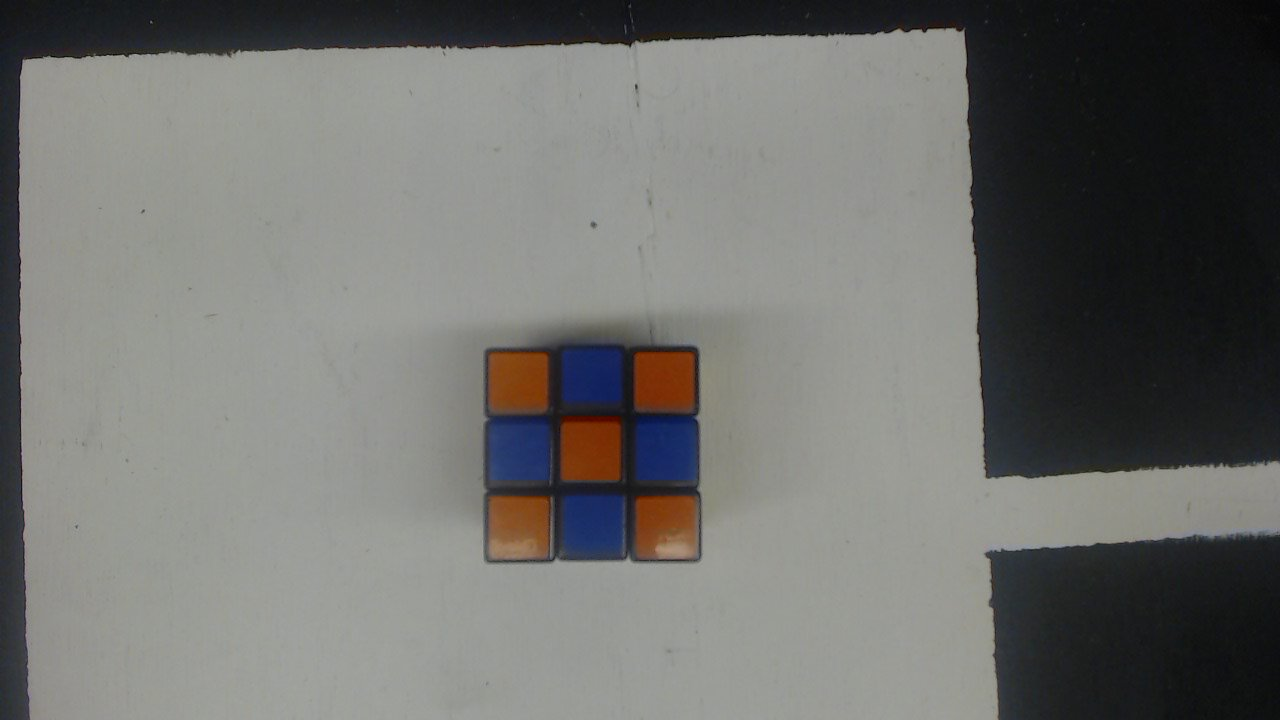
#> input picture ros/ieee2015_vision/src/visual_servoing/2015-04-02-232748.jpg, 1280 x 720 px
$ python -i getMidPoints.py   (imports and definitions only)   (Python 2 division)   (older library calls are emulated)
#> lines starting #> are read from the running program, lines starting #| are printed output that depends on the picture; after the words box and inside, x2 and y2 are one past the last pixel; in counts of white or black regions, pixels touching at a corner belong together
#> further down, picture is the input picture: shape (720, 1280, 3); mean B, G, R 109.6, 112.6, 112.2
### ros/ieee2015_vision/src/object_detection/getMidAndQuarterPoints.py
import math


def getMidAndQuarterPoints(points, ma, MA):
    minAxisMid = []
    majAxisMid = []
    quarterMin1 = []
    quarterMin2 = []
    quarterMaj1 = []
    quarterMaj2 = []
    for i in range(0, 4):
        for j in range(0, 4):
            tempnum = math.hypot(points[i][0] - points[j][0], points[i][1] - points[j][1])
            print 'this is tempnum'
            print tempnum
            if tempnum < ma + 10 and tempnum > ma - 10:
                #calculate midpoint between that stuff
                midpoint = ((points[i][0] + points[j][0])/2, (points[i][1] + points[j][1])/2)
                print'this is midpoint'
                print midpoint[0]
                minAxisMid.append(midpoint)
                temppoint1 = ((midpoint[0] + points[i][0])/2, (midpoint[1] + points[i][1])/2)
                quarterMin1.append(temppoint1)
                temppoint2 = ((midpoint[0] + points[j][0])/2, (midpoint[1] + points[j][1])/2)
                quarterMin2.append(temppoint2)

            elif tempnum < MA + 10 and tempnum > MA - 10:
                midpoint = ((points[i][0] + points[j][0])/2, (points[i][1] + points[j][1])/2)
                majAxisMid.append(midpoint)
                temppoint1 = ((midpoint[0] + points[i][0])/2, (midpoint[1] + points[i][1])/2)
                quarterMaj1.append(temppoint1)
                tempopint2 = ((midpoint[0] + points[j][0])/2, (midpoint[1] + points[j][1])/2)
                quarterMaj2.append(temppoint2)

    list(minAxisMid)
    list(majAxisMid)

    minAxisMid.sort()
    majAxisMid.sort()

    list(quarterMin1)
    list(quarterMin2)
    list(quarterMaj1)
    list(quarterMaj2)

    quarterMin1.sort()
    quarterMin2.sort()
    quarterMaj1.sort()
    quarterMaj2.sort()

    # [14 lines of commented-out code are left out]

    return minAxisMid, majAxisMid, quarterMin1, quarterMin2, quarterMaj1, quarterMaj2

### ros/ieee2015_vision/src/object_detection/getMidPoints.py
import cv
import cv2
import numpy as np
import math
import getMidAndQuarterPoints


#read in the image, resize is just so that I can see on screen

def getAxisPoints(img):
	#gray color needed for threshold
	gray = cv2.cvtColor(img,cv2.COLOR_BGR2GRAY)

	thresh = cv2.adaptiveThreshold(gray,255,cv2.ADAPTIVE_THRESH_MEAN_C,\
	                cv2.THRESH_BINARY,37,8)
#> thresh: shape (720, 1280); 93.4% white; 149 black regions (134 under 20 px), largest, box (x1, y1, x2, y2) and area: (2, 13, 1280, 720) 37013, (483, 343, 703, 564) 15370, (984, 534, 1280, 720) 7002

	#anytime we show an image copy it then show it
	#fakeThresh = thresh.copy()
	#cv2.imshow('using adaptiveThreshold', fakeThresh)
	#cv2.waitKey(0)

	#flip black and white pixels
	thresh = (255-thresh)

	#kernel for eroding
	kernel = np.ones((5,5), np.uint8)
	#kernel for dilating
	kernel2 = np.ones((8, 5), np.uint8)
	thresh = cv2.dilate(thresh, kernel2)
#> thresh: shape (720, 1280); 10.4% white; 94 white regions, largest, box (x1, y1, x2, y2) and area: (0, 0, 1280, 720) 52656, (481, 340, 705, 568) 25332, (982, 531, 1280, 720) 10131
	thresh = cv2.erode(thresh, kernel)
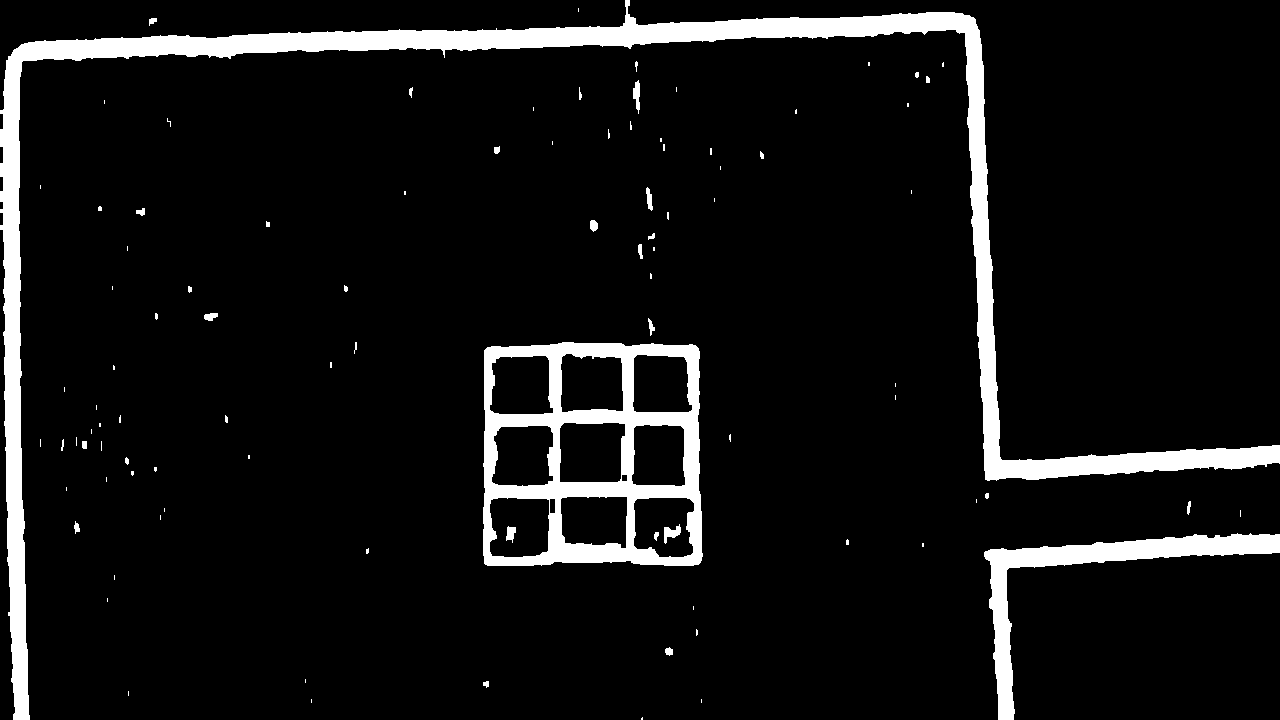
#> thresh: shape (720, 1280); 7.7% white; 96 white regions (61 under 20 px)

	fakedilated = thresh.copy()
	#cv2.imshow('after dilating and eroding', fakedilated)
	#cv2.waitKey(0)

	contours,hierarchy = cv2.findContours(thresh,2,1)
#> contours = 107 contours, 76 with area under 20; largest, box (x1, y1, x2, y2) and area: (483, 342, 703, 566) 47097, (0, 0, 1280, 720) 39783, (984, 533, 1280, 720) 7638, (559, 422, 626, 483) 3708, (560, 353, 624, 413) 3344

	#finding contour for the toy
	wholeToy = []
	for bae2 in contours:
	    area = cv2.contourArea(bae2)
	    print area
	    if area > 20000:
	    	print area
	    	#cv2.drawContours(img, [bae2], 0, (0, 255, 0), 10)
	    	wholeToy.append(bae2)
#> this loop made 107 passes
#> area on passes 5, 7, 15, 16, 17, 18, 19, 23, 33, 48, 49, 50: 20.5, 40.5, 7637.5, 20.5, 87.5, 137, 32, 24.5, 27.5, 47097, 88, 3153
#| 1.5
#| 0.0
#| 0.0
#| 0.0
#| 20.5
#| 0.0
#| 40.5
#| 5.0
#> (further printed lines are left out)
#> after the loop, wholeToy = 2 contours; box (x1, y1, x2, y2) and area: (483, 342, 703, 566) 47097, (0, 0, 1280, 720) 39783

	#test img
	#tempimg = img.copy()
	#cv2.imshow('contours', tempimg)
	#cv2.waitKey(0)

	#first element should be only one and be the toy contour
	toyCnt = wholeToy[0]
#> toyCnt = contour of 858 points, box (x1, y1, x2, y2) (483, 342, 703, 566), area 47097

	#gives us the angle of rotation and minor and jmajor axis lengths
	(x,y), (MA, ma), angle = cv2.minAreaRect(toyCnt)
#> x = 592.5; y = 453.5; MA = 223; ma = 219; angle = -90
	boxpoints = cv2.minAreaRect(toyCnt)
#> boxpoints = ((592.5, 453.5), (223, 219), -90)
	points = cv2.cv.BoxPoints(boxpoints)         # Find four vertices of rectangle from above rect
#> points = ((702, 565), (483, 565), (483, 342), (702, 342))
	points = np.int0(np.around(points))
#> points = [[702, 565], [483, 565], [483, 342], [702, 342]]

	cv2.drawContours(img, [points], 0, (0, 0, 255), 1)
	cv2.imshow('detected box', img)
	cv2.waitKey(0)
	#PLOTS THE 4 CORNER POINTS OF THE RECTANGLE
	#Testing
	cv2.circle(img,(points[0][0], points[0][1]),2,(0,0,255),10)
#> img: shape (720, 1280, 3); mean B, G, R 109.5, 112.5, 112.4
	cv2.circle(img,(points[1][0], points[1][1]),2,(0,0,255),10)
#> img: shape (720, 1280, 3); mean B, G, R 109.5, 112.4, 112.4
	cv2.circle(img,(points[2][0], points[2][1]),2,(0,0,255),10)
#> img: shape (720, 1280, 3); mean B, G, R 109.4, 112.4, 112.4
	cv2.circle(img,(points[3][0], points[3][1]),2,(0,0,255),10)
#> img: shape (720, 1280, 3); mean B, G, R 109.4, 112.4, 112.4

	x = int(x)
#> x = 592
	y = int(y)
#> y = 453

	ma = int(ma)
	MA = int(MA)

	#angle = angle * -1
	cv2.circle(img,(x, y),2,(0,0,255),30)

	cv2.imshow('venterpoint', img)
	cv2.waitKey(0)

	#gives us the dimensions so that we can form rotation matrix
	rows,cols,pages = img.shape
#> rows = 720; cols = 1280; pages = 3

	#positive angle goes counterclockwise
	M = cv2.getRotationMatrix2D((cols/2,rows/2), angle,1)
#> M = [[6.12e-17, -1, 1000], [1, 6.12e-17, -280]]
	dst = cv2.warpAffine(img, M, (cols,rows))
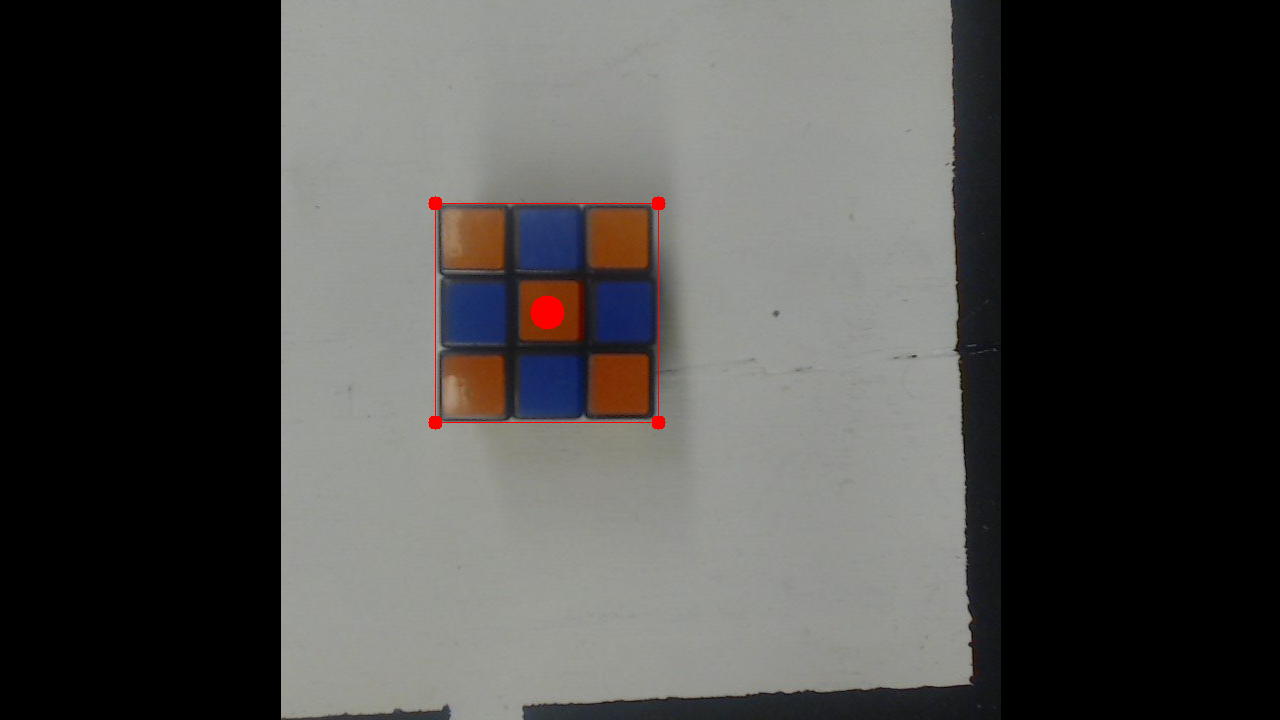
#> dst: shape (720, 1280, 3); mean B, G, R 72.6, 74.6, 75.5

	cv2.imshow('rotated image', img)
	cv2.waitKey(0)

	# [30 lines of commented-out code are left out]


	minAxisMid, majAxisMid, quarterMin1, quarterMin2, quarterMaj1, quarterMaj2 = getMidAndQuarterPoints.getMidAndQuarterPoints(points, ma, MA)
#> after the loop in getMidAndQuarterPoints, `for i in range(0, 4):`: majAxisMid = []; minAxisMid = [(592, 565), (702, 453), (592, 565), (483, 453), (483, 453), (592, 342), (702, 453), (592, 342)]; quarterMaj1 = []; quarterMin1 = [(647, 565), (702, 509), (537, 565), (483, 509), (483, 397), (537, 342), (702, 397), (647, 342)]; quarterMin2 = [(537, 565), (702, 397), (647, 565), (483, 397), (483, 509), (647, 342), (702, 509), (537, 342)]
#> minAxisMid = [(483, 453), (483, 453), (592, 342), (592, 342), (592, 565), (592, 565), (702, 453), (702, 453)]; majAxisMid = []; quarterMin1 = [(483, 397), (483, 509), (537, 342), (537, 565), (647, 342), (647, 565), (702, 397), (702, 509)]; quarterMin2 has the same summary as quarterMin1; quarterMaj1 = []; quarterMaj2 = []


	###Testing to display detected center points
	for a in minAxisMid:
		cv2.circle(img,a, 2,(255,255,255),10)
#> this loop made 8 passes
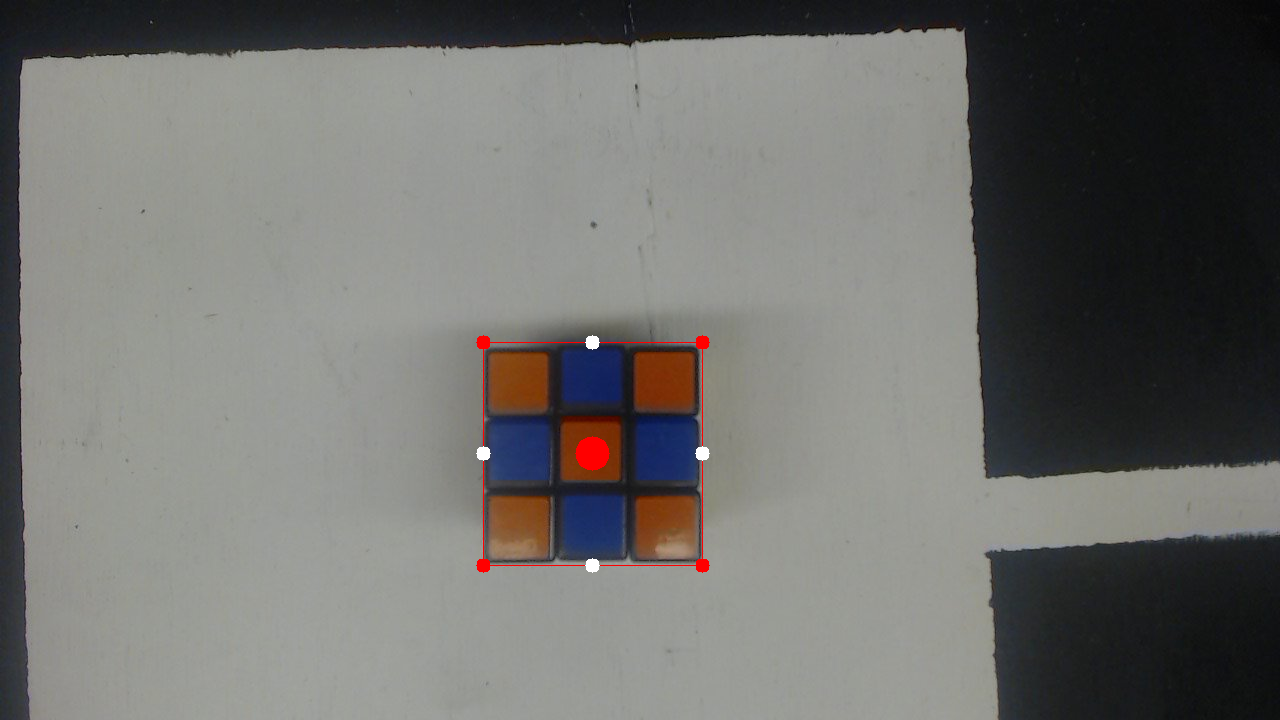
#> img: shape (720, 1280, 3); mean B, G, R 109.5, 112.5, 112.6
	for b in majAxisMid:
		cv2.circle(img,b, 2,(255,255,255),10)
#> this loop made 0 passes
	for c in quarterMin1:
		cv2.circle(img,c, 2,(255,255,255),10)
#> this loop made 8 passes
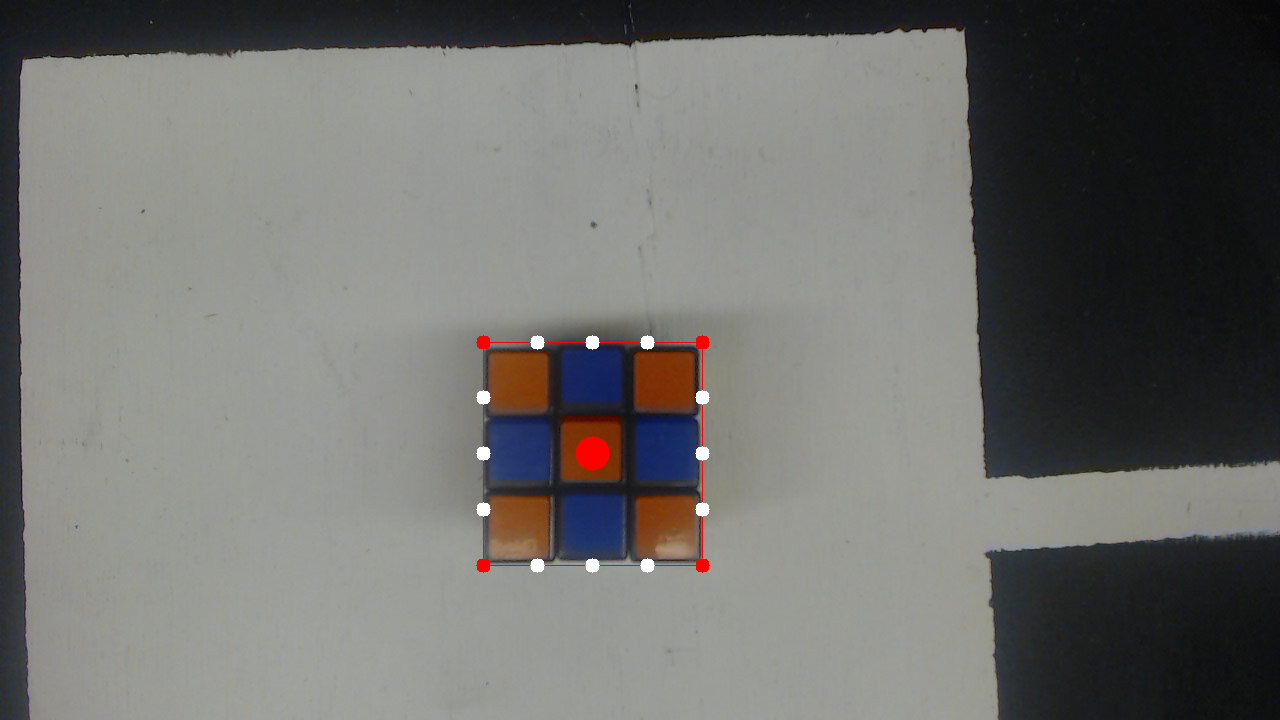
#> img: shape (720, 1280, 3); 0.14% of pixels changed, all inside (x1, y1, x2, y2) = (476, 335, 710, 573)
	for d in quarterMin2:
		cv2.circle(img,d, 2,(255,255,255),10)
#> this loop made 8 passes
	for e in quarterMaj1:
		cv2.circle(img,e, 2,(255,255,255),10)
	for f in quarterMaj2:
		cv2.circle(img,f, 2,(255,255,255),10)


	print 'this is quarterMin1'
	print quarterMin1
#| [(483, 397), (483, 509), (537, 342), (537, 565), (647, 342), (647, 565), (702, 397), (702, 509)]

	print 'this is quarterMin2'
	print quarterMin2
#| [(483, 397), (483, 509), (537, 342), (537, 565), (647, 342), (647, 565), (702, 397), (702, 509)]

	print 'this is quarterMaj2'
	print quarterMaj2

	print 'this is quarterMaj1'
	print quarterMaj1

	###Points in which to decide line for major and minor axis lines
	p1CentMinor = minAxisMid[0]
#> p1CentMinor = (483, 453)
	p2CentMinor = minAxisMid[2]
#> p2CentMinor = (592, 342)

#> (the run stopped early here; a loop or call above may not have finished)
